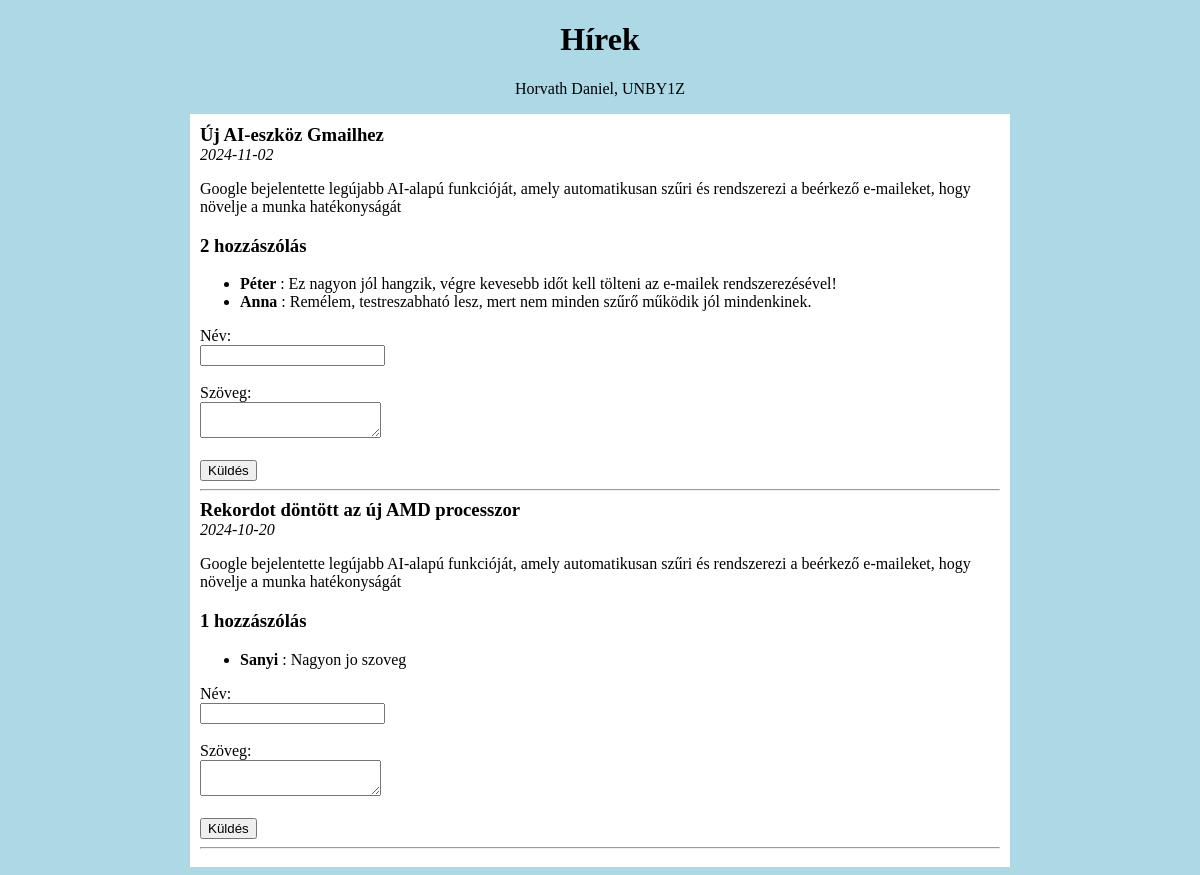
The page /minta_zh/index.php on the database its author committed.
### tables this page shows
CREATE TABLE IF NOT EXISTS `Hir` (
  `idHir` INT NOT NULL AUTO_INCREMENT,
  `CIm` VARCHAR(80) NOT NULL,
  `Datum` DATE NOT NULL,
  `Szoveg` LONGTEXT NOT NULL,
  PRIMARY KEY (`idHir`));

CREATE TABLE IF NOT EXISTS `Hozzaszolasok` (
  `idHozzaszolasok` INT NOT NULL AUTO_INCREMENT,
  `Szerzo` VARCHAR(45) NOT NULL,
  `Szoveg` MEDIUMTEXT NOT NULL,
  `Hir_idHir` INT NOT NULL,
  PRIMARY KEY (`idHozzaszolasok`, `Hir_idHir`),
  INDEX `fk_Hozzaszolasok_Hir_idx` (`Hir_idHir` ASC),
  CONSTRAINT `fk_Hozzaszolasok_Hir`
    FOREIGN KEY (`Hir_idHir`)
    REFERENCES `Hir` (`idHir`)
    ON DELETE NO ACTION
    ON UPDATE NO ACTION);

### minta_zh/index.php (the view, shortened to what this page needs)
<?php
	$db = getDb("mydb");
	$sql = "SELECT Hir.*, COUNT(Hozzaszolasok.idHozzaszolasok) as hsz_szam
        FROM Hir
        LEFT JOIN Hozzaszolasok ON Hir.idHir = Hozzaszolasok.Hir_idHir
        WHERE Hir.Datum > '2024-01-01'
        GROUP BY Hir.idHir
        ORDER BY Hir.Datum DESC";
	$query = $db->query($sql);
	$hirek = $query->fetchALL(PDO::FETCH_ASSOC);
	$query = $db->query("Select * from Hozzaszolasok");
	$hozzaszolasok = [];
	while($row = $query->fetch(PDO::FETCH_ASSOC)){
		$hozzaszolasok[$row["Hir_idHir"]][] = $row;
	}
?>
<!DOCTYPE html>
<html lang="hu">
    <head>
		<link rel="stylesheet" type="text/css" href="style.css">
	</head>
    <body>
		<header>
			<h1><strong> Hírek </strong></h1>
			<p>Horvath Daniel, UNBY1Z</p>
		</header>
		<main>
			<section>
				<?php foreach($hirek as $hir):?>
				<article>
					<h1> <?=$hir["CIm"]?>	</h1>
					<i> <?=$hir["Datum"] ?></i>
					<p> <?=$hir["Szoveg"] ?></p>
					<h3> <?=$hir["hsz_szam"] ?> hozzászólás</h3>
					<?php if(isset($hozzaszolasok[$hir["idHir"]])){ ?>
					<ul>
						<?php foreach($hozzaszolasok[$hir["idHir"]] as $hsz): ?>
						<li>
							<strong>  <?=$hsz["Szerzo"] ?>  </strong>: <?=$hsz["Szoveg"] ?>
						</li>
						<?php endforeach; ?>
					</ul>
					<?php }
						else{
							echo "<p><i>Nincs hozzászólás</i><p>";
						}?>
					<form action="comment.php" method="post">
						<label>Név:</label><br>
						<input type="text" name="nev"><br><br>
						<label>Szöveg:</label><br>
						<textarea name="szoveg"></textarea> <br><br>
						<input type="submit" name="kuldes" value="Küldés">
					</form>
					<hr>
				</article>
				<?php endforeach; ?>
		</main>
    </body>
</html>

### minta_zh/style.css (style rules this page uses)
body { background-color: lightblue; }
header { text-align: center; }
section { background-color: white; width: 800px; padding: 10px; margin: auto; }
article h1 { margin: 0px; }

### rows shown on the page
hir: CIm "Új AI-eszköz Gmailhez", Datum "2024-11-02", Szoveg "Google bejelentette legújabb AI-alapú funkcióját, amely automatikusan szűri és rendszerezi a beérkező e-maileket, hogy növelje a munka hatékonyságát", hsz_szam "2"
hozzaszolasok: Szerzo "Péter", Szoveg "Ez nagyon jól hangzik, végre kevesebb időt kell tölteni az e-mailek rendszerezésével!"
hozzaszolasok: Szerzo "Anna", Szoveg "Remélem, testreszabható lesz, mert nem minden szűrő működik jól mindenkinek."
hir: CIm "Rekordot döntött az új AMD processzor", Datum "2024-10-20", Szoveg "Google bejelentette legújabb AI-alapú funkcióját, amely automatikusan szűri és rendszerezi a beérkező e-maileket, hogy növelje a munka hatékonyságát", hsz_szam "1"
hozzaszolasok: Szerzo "Sanyi", Szoveg "Nagyon jo szoveg"
